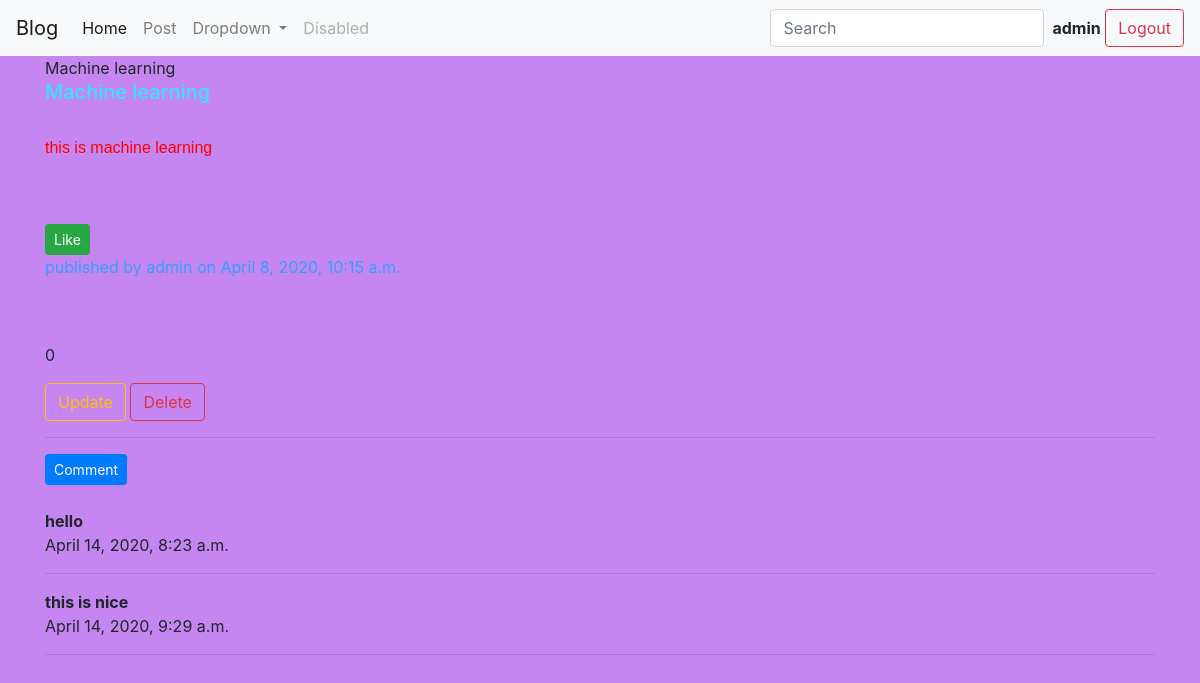
Page /detail/10/ (signed in) on the committed database.
### blog/models.py (models this page shows, shortened)
class Post(models.Model):
	title = models.CharField(max_length = 100)
	body = models.TextField()
	created_date = models.DateTimeField(default = timezone.now)
	author = models.ForeignKey(get_user_model(),on_delete = models.CASCADE,null = True)
	img = models.ImageField(upload_to='',null = True)
	likes = models.IntegerField(null = True,default = 0)

class Comment(models.Model):
	post = models.ForeignKey(Post,on_delete = models.CASCADE,related_name = "comments")
	text = models.TextField()
	timestamp = models.DateTimeField(default = timezone.now)

### blog/views.py (the view)
# urls.py: path('detail/<int:pk>/',PostDetail.as_view(), name = 'post-detail'),
class PostDetail(LoginRequiredMixin,DetailView):
	model = Post

### blog/templates/blog/post_detail.html (shortened to what this page needs)
{% extends 'base.html' %}
{% block content %}
{{object.title}}<br>
<h3 id=h3id>{{object.title}}</h3><br>
<p class="bclass">{{object.body}}</p><br><br>
<button type="button" class="btn btn-success btn-sm" onclick="onClick()">Like</button>
<br>
<p id="btext">published by {{object.author}} on {{object.created_date}}</p><br><br>
<p id="like">{{object.likes}}</p>
<a type="button" class="btn btn-outline-warning" href="{% url 'blog:post-update' object.id %}">Update</a>
<a type="button" class="btn btn-outline-danger" href="{% url 'blog:post-delete' object.id %}">Delete</a>
<br><hr>
<a class="btn btn-primary btn-sm" href="{% url 'blog:post-comment' object.id %}" role="button">Comment</a>
<br><br>
{% for i in post.comments.all %}
<b>{{i.text}}</b><br>
{{i.timestamp}}<br>
<hr>
{% empty %}
No comments
{% endfor %}
{% endblock %}

### blog/templates/base.html (shortened to what this page needs)
{% load static %}
{% load crispy_forms_tags %}
<!DOCTYPE html>
<html>
<head>
	<link rel="stylesheet" href="https://stackpath.bootstrapcdn.com/bootstrap/4.4.1/css/bootstrap.min.css">
	<link rel="stylesheet" type="text/css" href="{%static 'css/style.css' %}">
</head>
<body>
	<nav class="navbar navbar-expand-lg navbar-light bg-light sticky-top">
  <a class="navbar-brand" href="#">Blog</a>
  <div class="collapse navbar-collapse" id="navbarSupportedContent">
    <ul class="navbar-nav mr-auto">
      <li class="nav-item active">
        <a class="nav-link" href="{% url 'blog:post-list' %}">Home <span class="sr-only">(current)</span></a>
      </li>
      <li class="nav-item">
        <a class="nav-link" href="{% url 'blog:post-create' %}">Post</a>
      </li>
      <li class="nav-item dropdown">
        <a class="nav-link dropdown-toggle" href="#" id="navbarDropdown" role="button" data-toggle="dropdown" aria-haspopup="true" aria-expanded="false">
          Dropdown
        </a>
      </li>
      <li class="nav-item">
        <a class="nav-link disabled" href="#">Disabled</a>
      </li>
    </ul>
    <form class="form-inline my-2 my-lg-0">
      <input class="form-control mr-sm-2" type="search" placeholder="Search" aria-label="Search">
      {% if user.is_authenticated %}
      <b>{{request.user}}</b>&nbsp;<a class="btn btn-outline-danger my-2 my-sm-0" href="{% url 'auth_logout' %}">Logout</a>
      {% else %}
      <a class="btn btn-outline-success my-2 my-sm-0" href="{% url 'auth_login' %}">Login</a>
      <a class="btn btn-outline-success my-2 my-sm-0" href="{% url 'registration_register' %}">Register</a>
      {% endif %}
    </form>
  </div>
</nav>
<div class="container">
{% block content %}
{% endblock %}
</div>
</body>
</html>

### staticfiles/css/style.css (style rules this page uses)
body { background-color : #C586F1; }
#h3id { color : #33E3FF; font-size : 20px; }
#btext { color : #339FFF; }
.bclass { color : red; font-family: sans-serif; }

### rows in the picture
Post: title "Machine learning", body "this is machine learning", author "admin", created_date "April 8, 2020, 10:15 a.m.", likes "0"
Comment: text "hello", timestamp "April 14, 2020, 8:23 a.m."
Comment: text "this is nice", timestamp "April 14, 2020, 9:29 a.m."

### other values in the picture
{{ request.user }} "admin"
